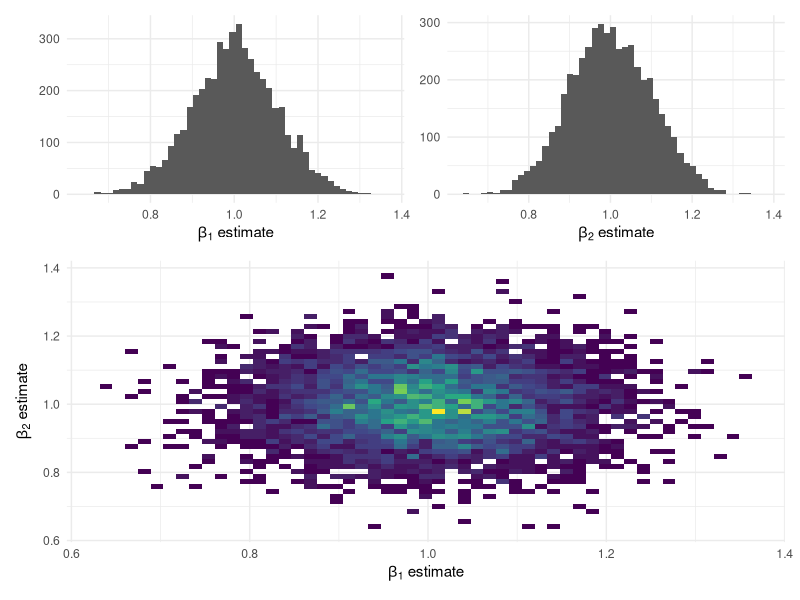
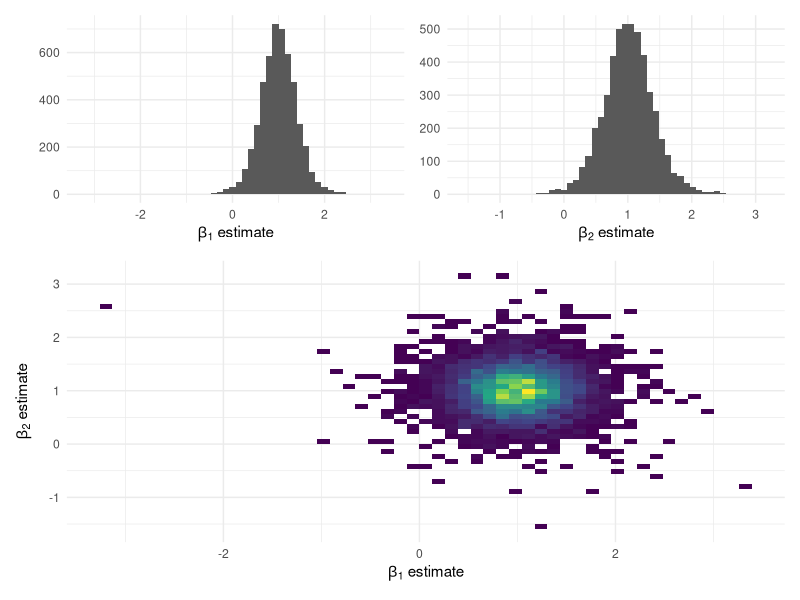
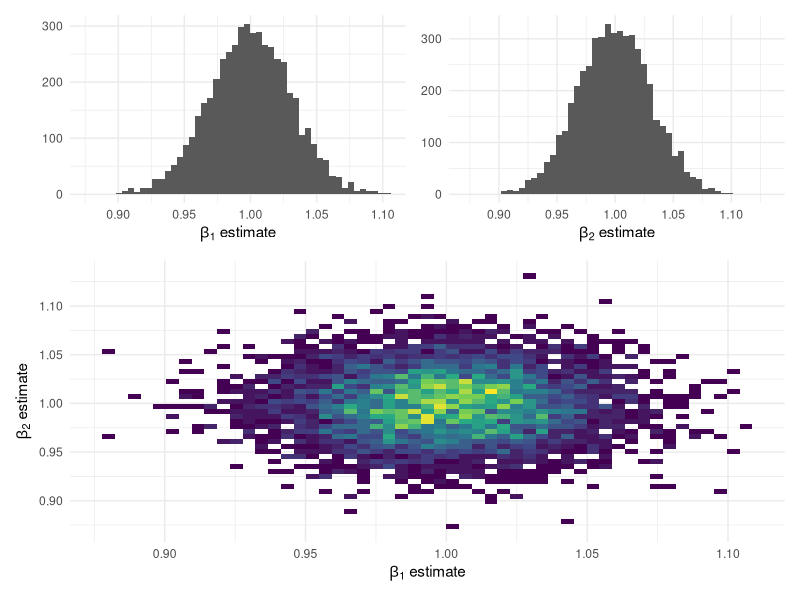
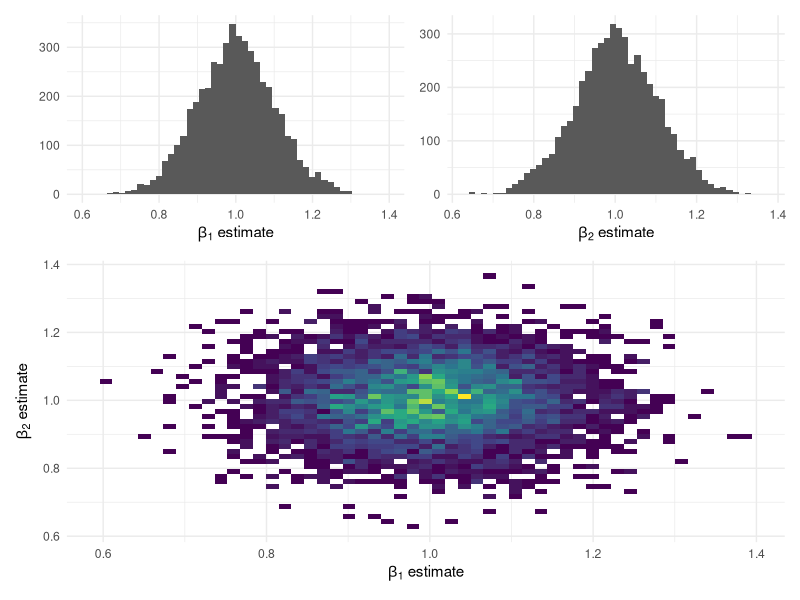
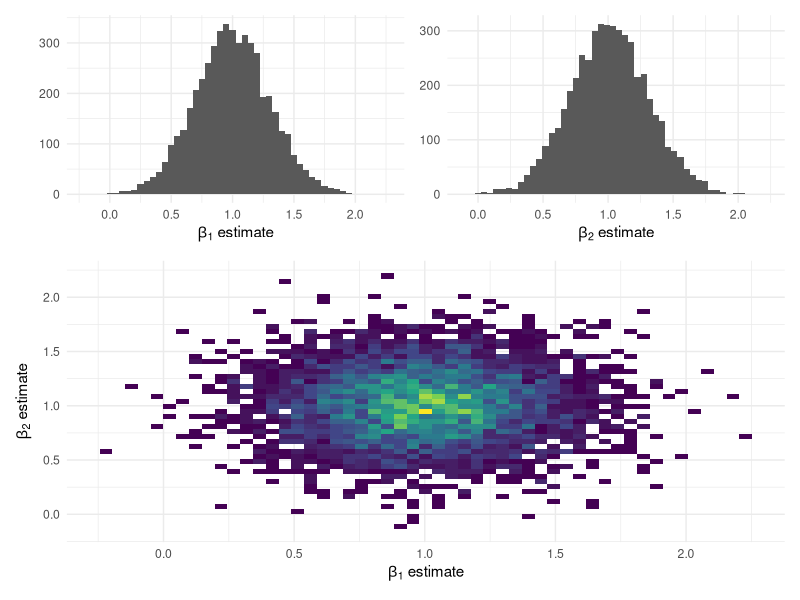
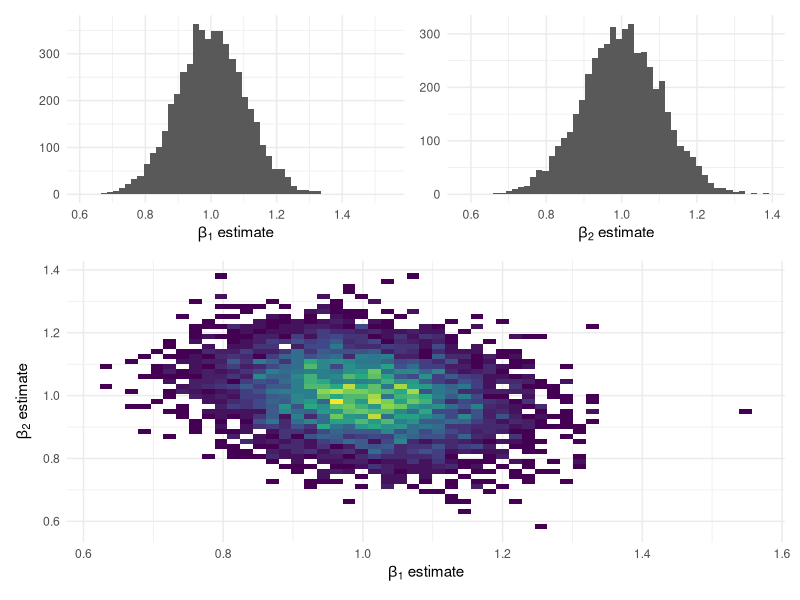
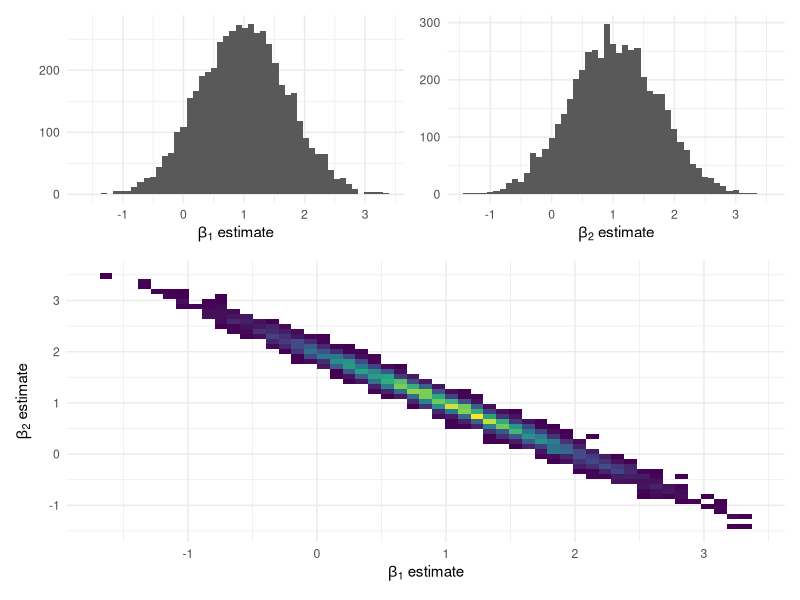

Recreate these plots in R, in order.
## ---- chunk 1
#| include: false
library(ggplot2)    # install.packages("ggplot2")
library(patchwork)  # install.packages("patchwork")
library(mvtnorm)    # install.packages("mvtnorm")

plot_ests <- function(ests) {
  # Marginal sample distribution
  plot_beta_1 <- ggplot() +
    geom_histogram(aes(x = ests[, 2]), bins = 50) +
    labs(x = expression(beta[1]*" estimate"), y = NULL) +
    theme_minimal()
  
  plot_beta_2 <- ggplot() +
    geom_histogram(aes(x = ests[, 3]), bins = 50) +
    labs(x = expression(beta[2]*" estimate"), y = NULL) +
    theme_minimal()

  # Joint sampling distribution of \hat{\beta}_1 and \hat{\beta}_2
  plot_beta_joint <- ggplot() +
    geom_bin_2d(aes(x = ests[, 2], y = ests[, 3]), bins = 50) + 
    labs(
      x = expression(beta[1]*" estimate"), y = expression(beta[2]*" estimate")
    ) +
    scale_fill_viridis_c(guide = "none") +
    theme_minimal() 

  ((plot_beta_1 + plot_beta_2) / plot_beta_joint) + 
    plot_layout(heights = c(1, 1.5))
}
## ---- chunk 2
#| fig-height: 6
#| fig-width: 8
# BASELINE CASE (for comparison)
B <- 5000
n <- 100
ests <- matrix(nrow = B, ncol = 3)
for (b in 1:B) {
  # Generate data
  Sigma_X = matrix(c(1, 0, 0, 1), nrow = 2, ncol = 2)
  X <- rmvnorm(n = n, mean = c(1, 1), sigma = Sigma_X)
  X1 <- X[, 1]
  X2 <- X[, 2]

  y <- 10 + X1 * 1 + X2 * 1 + rnorm(n, mean = 0, sd = 1)

  df_b <- data.frame(X1 = X1, X2 = X2, y = y)

  # Estimate OLS
  mod <- lm(y ~ 1 + X1 + X2, data = df_b)
  ests[b, ] <- coef(mod)
}

plot_ests(ests)
## ---- chunk 3
#| fig-height: 6
#| fig-width: 8
B <- 5000
n <- 10
ests <- matrix(nrow = B, ncol = 3)
for (b in 1:B) {
    # Generate data
  Sigma_X = matrix(c(1, 0, 0, 1), nrow = 2, ncol = 2)
  X <- rmvnorm(n = n, mean = c(1, 1), sigma = Sigma_X)
  X1 <- X[, 1]
  X2 <- X[, 2]

  y <- 10 + X1 * 1 + X2 * 1 + rnorm(n, mean = 0, sd = 1)

  df_b <- data.frame(X1 = X1, X2 = X2, y = y)


  # Estimate OLS
  mod <- lm(y ~ 1 + X1 + X2, data = df_b)
  ests[b, ] <- coef(mod)
}

plot_ests(ests)
## ---- chunk 4
#| fig-height: 6
#| fig-width: 8
B <- 5000
n <- 1000
ests <- matrix(nrow = B, ncol = 3)
for (b in 1:B) {
    # Generate data
  Sigma_X = matrix(c(1, 0, 0, 1), nrow = 2, ncol = 2)
  X <- rmvnorm(n = n, mean = c(1, 1), sigma = Sigma_X)
  X1 <- X[, 1]
  X2 <- X[, 2]

  y <- 10 + X1 * 1 + X2 * 1 + rnorm(n, mean = 0, sd = 1)

  df_b <- data.frame(X1 = X1, X2 = X2, y = y)


  # Estimate OLS
  mod <- lm(y ~ 1 + X1 + X2, data = df_b)
  ests[b, ] <- coef(mod)
}

plot_ests(ests)
## ---- chunk 5
#| fig-height: 6
#| fig-width: 8
B <- 5000
n <- 100
ests <- matrix(nrow = B, ncol = 3)
for (b in 1:B) {
    # Generate data
  Sigma_X = matrix(c(1, 0, 0, 1), nrow = 2, ncol = 2)
  X <- rmvnorm(n = n, mean = c(1, 1), sigma = Sigma_X)
  X1 <- X[, 1]
  X2 <- X[, 2]

  y <- 10 + X1 * 1 + X2 * 1 + rnorm(n, mean = 0, sd = 1)

  df_b <- data.frame(X1 = X1, X2 = X2, y = y)


  # Estimate OLS
  mod <- lm(y ~ 1 + X1 + X2, data = df_b)
  ests[b, ] <- coef(mod)
}

plot_ests(ests)
## ---- chunk 6
#| fig-height: 6
#| fig-width: 8
B <- 5000
n <- 100
ests <- matrix(nrow = B, ncol = 3)
for (b in 1:B) {
    # Generate data
  Sigma_X = matrix(c(1, 0, 0, 1), nrow = 2, ncol = 2)
  X <- rmvnorm(n = n, mean = c(1, 1), sigma = Sigma_X)
  X1 <- X[, 1]
  X2 <- X[, 2]

  y <- 10 + X1 * 1 + X2 * 1 + rnorm(n, mean = 0, sd = 3)

  df_b <- data.frame(X1 = X1, X2 = X2, y = y)


  # Estimate OLS
  mod <- lm(y ~ 1 + X1 + X2, data = df_b)
  ests[b, ] <- coef(mod)
}

plot_ests(ests)
## ---- chunk 7
#| fig-height: 6
#| fig-width: 8
B <- 5000
n <- 100
ests <- matrix(nrow = B, ncol = 3)
for (b in 1:B) {
    # Generate data
  Sigma_X = matrix(c(1, 0.25, 0.25, 1), nrow = 2, ncol = 2)
  X <- rmvnorm(n = n, mean = c(1, 1), sigma = Sigma_X)
  X1 <- X[, 1]
  X2 <- X[, 2]

  y <- 10 + X1 * 1 + X2 * 1 + rnorm(n, mean = 0, sd = 1)

  df_b <- data.frame(X1 = X1, X2 = X2, y = y)


  # Estimate OLS
  mod <- lm(y ~ 1 + X1 + X2, data = df_b)
  ests[b, ] <- coef(mod)
}

plot_ests(ests)
## ---- chunk 8
#| fig-height: 6
#| fig-width: 8
B <- 5000
n <- 100
ests <- matrix(nrow = B, ncol = 3)
for (b in 1:B) {
  # Generate data
  Sigma_X = matrix(c(1, 0.99, 0.99, 1), nrow = 2, ncol = 2)
  X <- rmvnorm(n = n, mean = c(1, 1), sigma = Sigma_X)
  X1 <- X[, 1]
  X2 <- X[, 2]

  y <- 10 + X1 * 1 + X2 * 1 + rnorm(n, mean = 0, sd = 1)

  df_b <- data.frame(X1 = X1, X2 = X2, y = y)

  # Estimate OLS
  mod <- lm(y ~ 1 + X1 + X2, data = df_b)
  ests[b, ] <- coef(mod)
}

plot_ests(ests)
